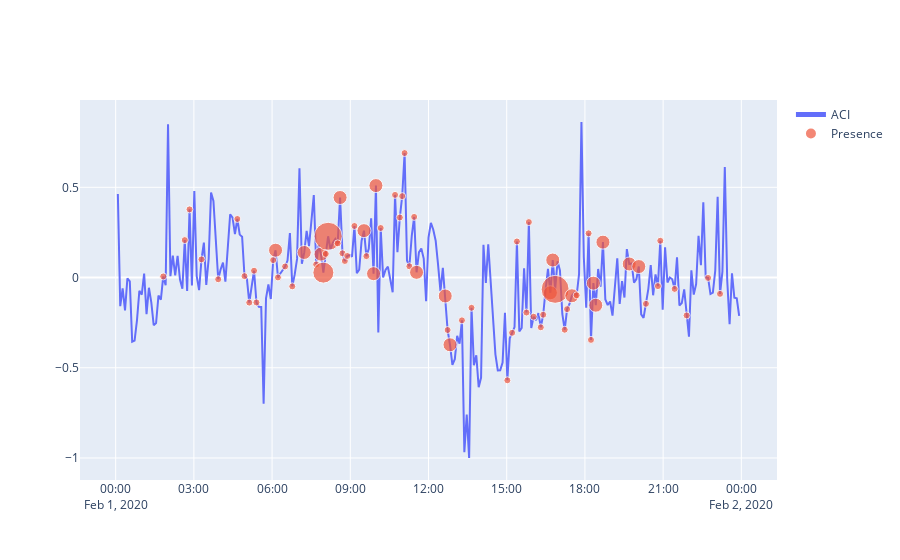

Write notebook code for a chart like this one.
### Code cell
fig = go.Figure()
fig.add_trace(
    go.Scatter(x=df_result["datetime"], y=df_result["ACI"], 
               mode='lines', name="ACI",
              ))
fig.add_trace(
    go.Scatter(x=df_result["datetime"], y=df_result["ACI"], 
               mode='markers', name="Presence",
               marker_size=df_result["Em"]*7
              ))

fig.update_layout(
    legend= {'itemsizing': 'constant'},
    height=400,
)

### Figure 1 — Plotly figure (JSON) as saved in the notebook; plotly's stock layout.template omitted (floating-point values rounded to 4 significant figures; data arrays with more than 128 entries replaced by an {"elided": "..."} marker saying what was removed)
{"data": [{"mode": "lines", "name": "ACI", "type": "scatter", "x": {"elided": "261 str values"}, "y": {"elided": "261 float values"}}, {"marker": {"size": {"elided": "261 int values"}}, "mode": "markers", "name": "Presence", "type": "scatter", "x": {"elided": "261 str values"}, "y": {"elided": "261 float values"}}], "layout": {"autosize": true, "legend": {"itemsizing": "constant"}, "xaxis": {"autorange": true, "range": ["2020-01-31 22:37:42.086", "2020-02-02 01:22:17.914"], "type": "date"}, "yaxis": {"autorange": true, "range": [-1.136, 0.9976], "type": "linear"}}}
